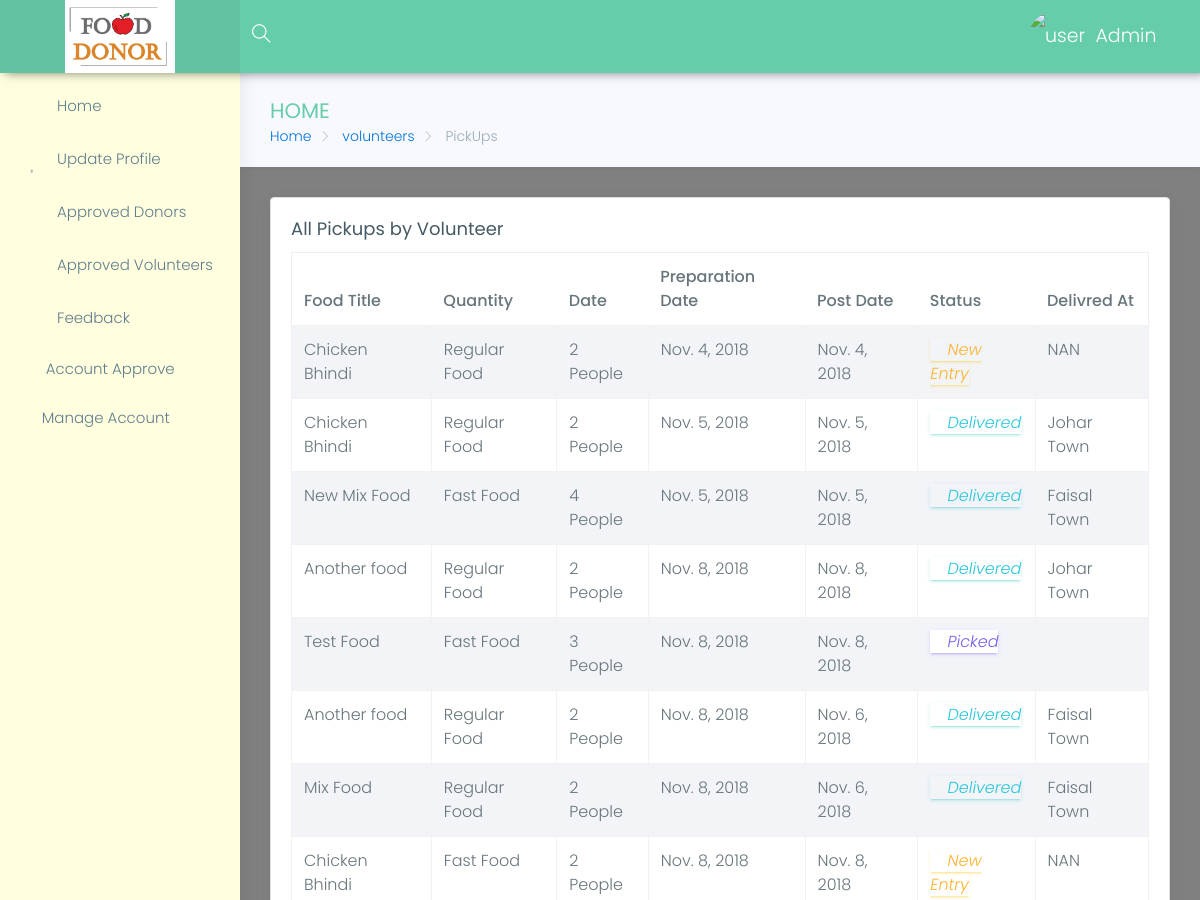
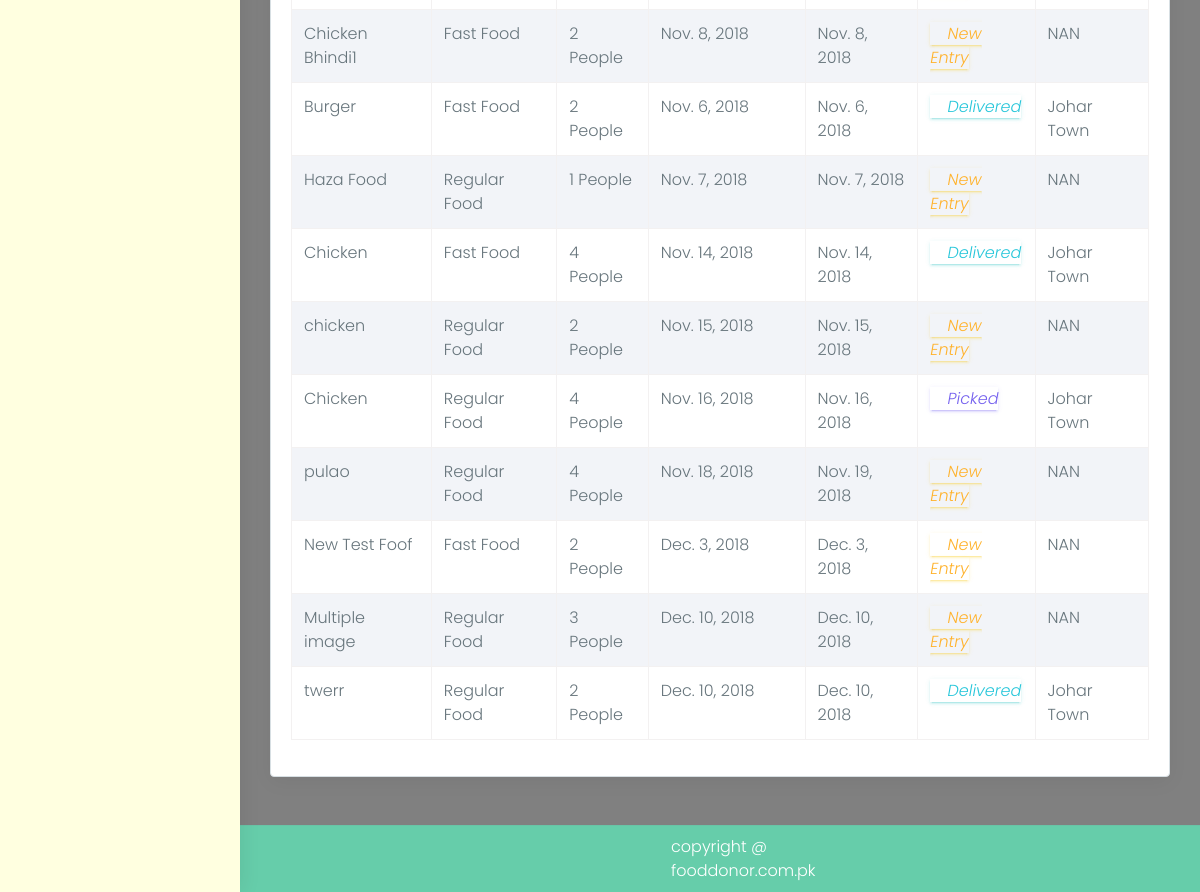
The page /fdsadmin/view-volunteers/5 (signed in) on the database its author committed (2 pictures, top to bottom).
### volunteer/models.py (models this page shows, shortened)
class Volenteer(models.Model):
    user = models.OneToOneField(User, on_delete=models.CASCADE, primary_key=True)
    name = models.CharField(max_length=100, blank=False, null=False)
    role = models.CharField(default='Voleenteer', blank=False, max_length=10)
    address = models.CharField(max_length=100, blank=False, null=False)
    mobile = models.CharField(max_length=15, blank=False)
    pick_locations = models.ManyToManyField(Location,help_text="press ctrl and click to select multiple")
    image = models.ImageField(blank=True, null=True)
    gender = models.CharField(max_length=6, blank=True, null=True, choices=gender)
    city = models.CharField(max_length=20, blank=True, null=True)
    country = models.CharField(max_length=20, blank=True, null=True)
    is_approved = models.BooleanField(default=False)
    cnic = models.CharField(max_length=15, blank=True, null=True)
    code=models.IntegerField(default=0,null=True,blank=True)

### donor/models.py (models this page shows, shortened)
class Food(models.Model):
    donor=models.ManyToManyField(Donor)
    food_title=models.CharField(max_length=15,null=False,blank=False,)
    food_type = models.CharField(max_length=15, null=False, blank=False, choices=food_types)
    quantity=models.IntegerField(blank=False)
    delivered_at = models.CharField(max_length=50, default="NAN")
    preparation_date=models.DateField(blank=True,default=now())
    post_date = models.DateField(blank=True, default=now())
    status=models.CharField(choices=choices,max_length=10,default='New Entry')
    location=models.CharField(max_length=200,blank=True,null=True)
    image=models.ImageField(blank=True,null=True,)
    gallery=models.ManyToManyField(FoodImage)
    volunteer=models.ForeignKey(Volenteer,on_delete=models.SET_NULL,null=True)
    is_consumed=models.BooleanField(default=False)

### fdsadmin/views.py (the view)
# urls.py: url(r'^view-volunteers/(?P<pk>\d+)$',views.view_volunteers,name='fdsadmin-view-volunteers'),
@login_required
def view_volunteers(request, pk):
    if not auth_admin(request):
        return redirect('/home/login')
    volunteer = Volenteer.objects.get(pk=pk)
    pickups = Food.objects.filter(volunteer=volunteer)
    return render(request, 'fdsadmin/view-volunteers.html', {'pickups': pickups, 'volunteer': volunteer})

### fdsadmin/views.py (called while the page is built)
def auth_admin(request):
    if request.user.is_staff:
        return True
    else:
        return False

### templates/fdsadmin/view-volunteers.html
{% extends 'panel-base.html' %}
{% block sidebar %}
            {% include 'fdsadmin/sidebar.html' %}
        {% endblock %}
{% block bradcrump %}
    <div class="row page-titles">
                    <div class="col-md-5 col-8 align-self-center">
                        <h3 class="text-themecolor">HOME</h3>
                        <ol class="breadcrumb">
                            <li class="breadcrumb-item"><a href="{% url 'donor-index' %}">Home</a></li>
                            <li class="breadcrumb-item active"><a href="{% url 'fdsadmin-volunteers' %}"> volunteers</a></li>
                             <li class="breadcrumb-item active"> PickUps</li>
                        </ol>
                    </div>
                </div>
{% endblock %}
{% block main %}
                <div class="row">
                    <div class="col-lg-12">
                        <div class="card">
                            <div class="card-block">
                                <h4 class="card-title">All Pickups by {{ volunteer.name }}</h4>
                                <div class="table-responsive">
                                    <table id="myTable" class="table table-hover table-striped table-bordered">
                                        <thead>
                                            <tr>
                                                <th>Food Title</th>
                                                <th>Quantity</th>
                                                <th>Date</th>
                                                <th>Preparation Date</th>
                                                <th>Post Date</th>
                                                <th>Status</th>
                                                <th>Delivred At</th>
                                            </tr>
                                        </thead>
                                        <tbody>
                                        {% for food in pickups %}
                                            <tr>
                                                <td>{{ food.food_title }}</td>
                                                <td>{{ food.food_type }}</td>
                                                <td>{{ food.quantity }} People</td>
                                                <td>{{ food.preparation_date }}</td>
                                                <td>{{ food.post_date }}</td>
                                                <td>
                                                    {% if food.status == "Picked" %}
                                                    <i class="btn-outline-primary mdi mdi-check"> {{ food.status }}</i>
                                                    {% endif %}
                                                    {% if food.status == "New Entry" %}
                                                    <i class="btn-outline-warning mdi mdi-timer"> {{ food.status }}</i>
                                                    {% endif %}{% if food.status == "Delivered" %}
                                                    <i class="btn-outline-success mdi mdi-check-all"> {{ food.status }}</i>
                                                    {% endif %}
                                                </td>
                                                <td>{{ food.delivered_at }}</td>
                                            </tr>
                                        {% endfor %}
                                        </tbody>
                                    </table>
                                </div>
                            </div>
                        </div>
                    </div>
                </div>
{% endblock %}

### templates/panel-base.html (shortened to what this page needs)
{% load static %}
<!DOCTYPE html>
<html lang="en">
<head>
    <link href="{% static 'Panel/assets/plugins/bootstrap/css/bootstrap.min.css' %}" rel="stylesheet">
    <link href="{% static 'Panel/assets/plugins/chartist-js/dist/chartist.min.css' %}" rel="stylesheet">
    <link href="{% static 'Panel/assets/plugins/chartist-js/dist/chartist-init.css' %}" rel="stylesheet">
    <link href="{% static 'Panel/assets/plugins/chartist-plugin-tooltip-master/dist/chartist-plugin-tooltip.css' %}" rel="stylesheet">
    <link href="{% static 'Panel/assets/plugins/c3-master/c3.min.css' %}" rel="stylesheet">
    <link href="{% static 'Panel/lite/css/style.css' %}" rel="stylesheet">
    <link href="{% static 'Panel/lite/css/colors/blue.css' %}" id="theme" rel="stylesheet">
    <link rel="stylesheet" type="text/css" href="https://cdn.datatables.net/v/bs4/jq-3.3.1/dt-1.10.18/datatables.min.css"/>
</head>
<body class="fix-header fix-sidebar card-no-border">
    <div id="main-wrapper">
        <header class="topbar">
            <nav class="navbar top-navbar navbar-toggleable-sm navbar-light">
                <div class="navbar-header">
                    <a class="navbar-brand" href="{% url 'donor-index' %}">
                        <b>
                            <img src="{% static "images/Capture.PNG" %}" style="width: 110px" alt="homepage" class="light-logo" />
                        </b>
                    </a>
                </div>
                <div class="navbar-collapse">
                    <ul class="navbar-nav mr-auto mt-md-0">
                        <li class="nav-item hidden-sm-down search-box"> <a class="nav-link hidden-sm-down text-muted waves-effect waves-dark" href="javascript:void(0)"><i class="ti-search"></i></a>
                        </li>
                    </ul>
                    <ul class="navbar-nav my-lg-0">
                        <li class="nav-item dropdown">
                            <a href="" class="link" data-toggle="tooltip" title="Email"><i class="mdi mdi-gmail" style="
                                     margin-right: 46px;"></i></a>
                            <a class="nav-link dropdown-toggle text-muted waves-effect waves-dark" href="" data-toggle="dropdown" aria-haspopup="true" aria-expanded="false"><img src="{{ request.session.pic }}" alt="user" class="profile-pic m-r-10" />{{ user.first_name }}</a>
                        <a href="/home/logout" class="link" data-toggle="tooltip" title="Logout"><i class="mdi mdi-power"></i></a>
                        </li>
                    </ul>
                </div>
            </nav>
        </header>
        {% block sidebar %}
        {% endblock %}
        <div class="page-wrapper">
            <div class="container-fluid" style="padding-top: 0px;">
                {% block bradcrump %}{% endblock %}
                {% block main %}{% endblock %}
            </div>
            <footer class="footer"> copyright @ fooddonor.com.pk </footer>
        </div>
    </div>
</body>
</html>

### home/static/Panel/lite/css/colors/blue.css (style rules this page uses)
.topbar { background: #66CDAA; }
.topbar .navbar-header { background: rgba(0, 0, 0, 0.05); }
.topbar .top-navbar .navbar-header .navbar-brand .light-logo { display: inline-block; color: rgba(255, 255, 255, 0.8); }
.topbar .navbar-light .navbar-nav .nav-item > a.nav-link { color: #ffffff !important; }
.text-themecolor { color: #66CDAA !important; }

### templates/panel-base.html (style rules this page uses)
.footer { padding: 9px 431px !important; }

### rows shown on the page
Volenteer: name "Volunteer"
Food: food_title "Chicken Bhindi", food_type "Regular Food", quantity "2", preparation_date "Nov. 4, 2018", post_date "Nov. 4, 2018", status "New Entry", delivered_at "NAN"
Food: food_title "Chicken Bhindi", food_type "Regular Food", quantity "2", preparation_date "Nov. 5, 2018", post_date "Nov. 5, 2018", status "Delivered", delivered_at "Johar Town"
Food: food_title "New Mix Food", food_type "Fast Food", quantity "4", preparation_date "Nov. 5, 2018", post_date "Nov. 5, 2018", status "Delivered", delivered_at "Faisal Town"
Food: food_title "Another food", food_type "Regular Food", quantity "2", preparation_date "Nov. 8, 2018", post_date "Nov. 8, 2018", status "Delivered", delivered_at "Johar Town"
Food: food_title "Test Food", food_type "Fast Food", quantity "3", preparation_date "Nov. 8, 2018", post_date "Nov. 8, 2018", status "Picked"
Food: food_title "Another food", food_type "Regular Food", quantity "2", preparation_date "Nov. 8, 2018", post_date "Nov. 6, 2018", status "Delivered", delivered_at "Faisal Town"
Food: food_title "Mix Food", food_type "Regular Food", quantity "2", preparation_date "Nov. 8, 2018", post_date "Nov. 6, 2018", status "Delivered", delivered_at "Faisal Town"
Food: food_title "Chicken Bhindi", food_type "Fast Food", quantity "2", preparation_date "Nov. 8, 2018", post_date "Nov. 8, 2018", status "New Entry", delivered_at "NAN"
Food: food_title "Chicken Bhindi1", food_type "Fast Food", quantity "2", preparation_date "Nov. 8, 2018", post_date "Nov. 8, 2018", status "New Entry", delivered_at "NAN"
Food: food_title "Burger", food_type "Fast Food", quantity "2", preparation_date "Nov. 6, 2018", post_date "Nov. 6, 2018", status "Delivered", delivered_at "Johar Town"
Food: food_title "Haza Food", food_type "Regular Food", quantity "1", preparation_date "Nov. 7, 2018", post_date "Nov. 7, 2018", status "New Entry", delivered_at "NAN"
Food: food_title "Chicken", food_type "Fast Food", quantity "4", preparation_date "Nov. 14, 2018", post_date "Nov. 14, 2018", status "Delivered", delivered_at "Johar Town"
Food: food_title "chicken", food_type "Regular Food", quantity "2", preparation_date "Nov. 15, 2018", post_date "Nov. 15, 2018", status "New Entry", delivered_at "NAN"
Food: food_title "Chicken", food_type "Regular Food", quantity "4", preparation_date "Nov. 16, 2018", post_date "Nov. 16, 2018", status "Picked", delivered_at "Johar Town"
Food: food_title "pulao", food_type "Regular Food", quantity "4", preparation_date "Nov. 18, 2018", post_date "Nov. 19, 2018", status "New Entry", delivered_at "NAN"
Food: food_title "New Test Foof", food_type "Fast Food", quantity "2", preparation_date "Dec. 3, 2018", post_date "Dec. 3, 2018", status "New Entry", delivered_at "NAN"
Food: food_title "Multiple image", food_type "Regular Food", quantity "3", preparation_date "Dec. 10, 2018", post_date "Dec. 10, 2018", status "New Entry", delivered_at "NAN"
Food: food_title "twerr", food_type "Regular Food", quantity "2", preparation_date "Dec. 10, 2018", post_date "Dec. 10, 2018", status "Delivered", delivered_at "Johar Town"

### other values the page prints
{{ user.first_name }} "Admin"
